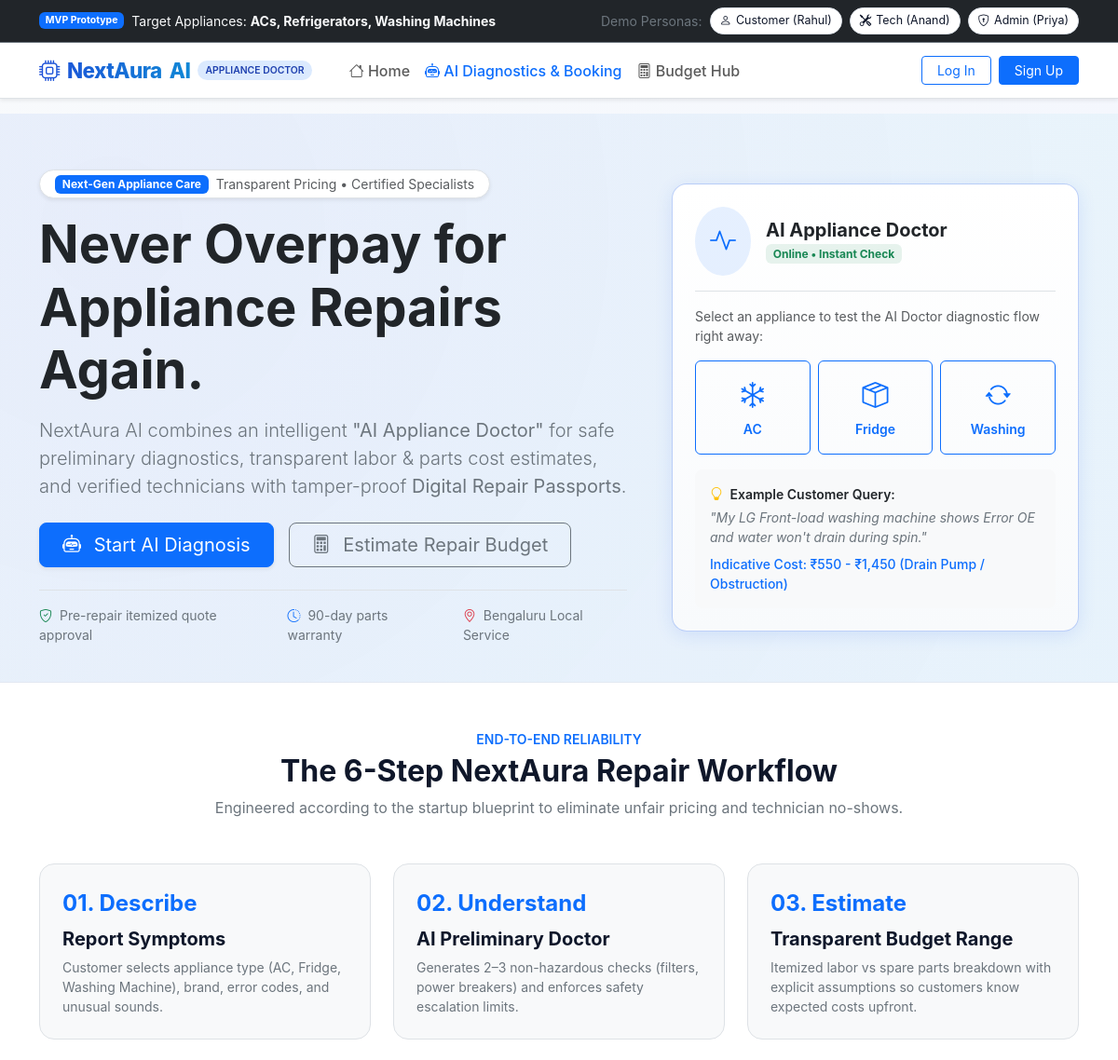
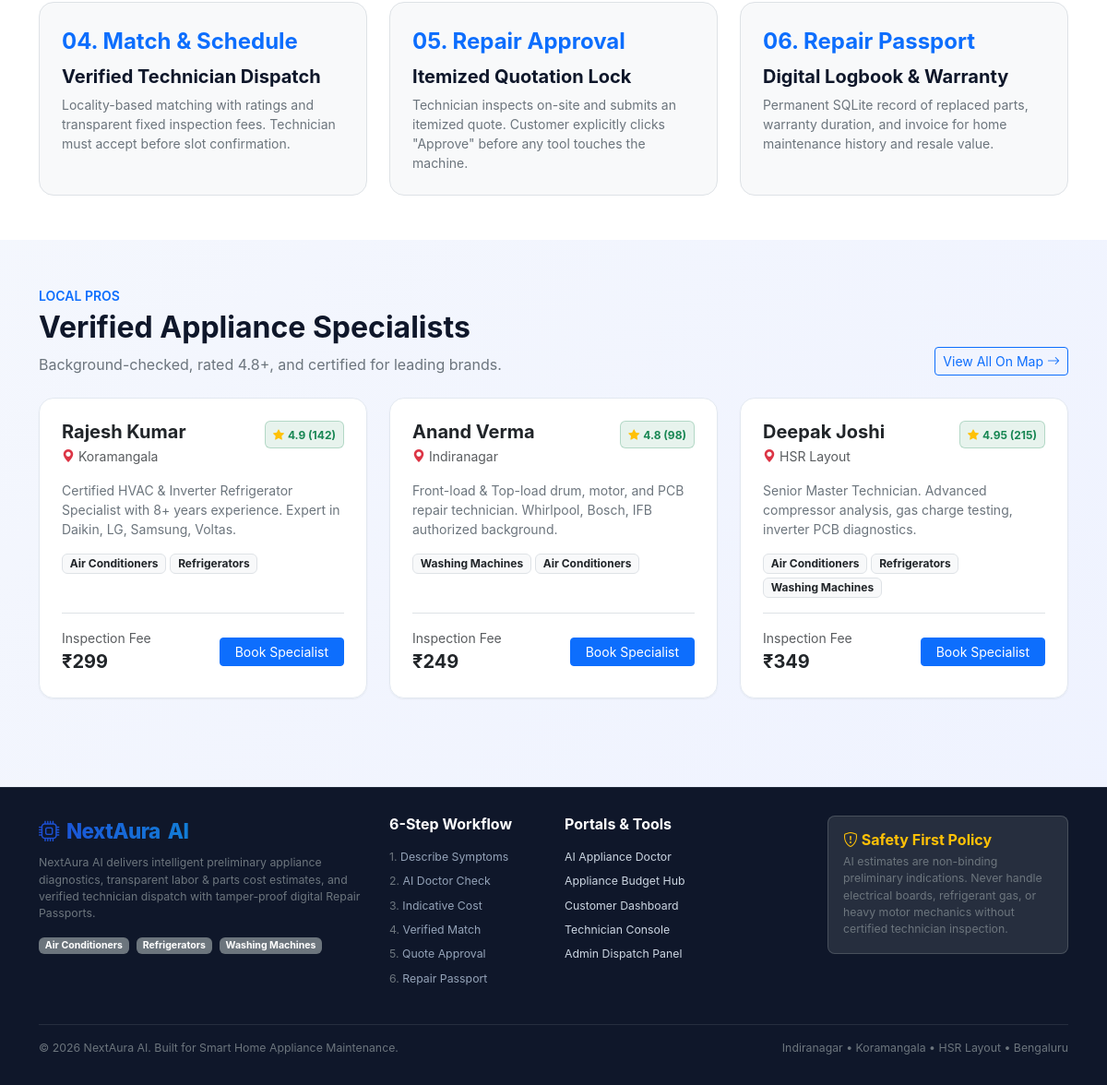
The page / on the database its author committed (2 pictures, top to bottom).
### tables this page shows
CREATE TABLE technicians (
    id INTEGER PRIMARY KEY AUTOINCREMENT,
    user_id INTEGER UNIQUE NOT NULL,
    specialties TEXT NOT NULL, -- comma separated e.g. "Air Conditioners, Refrigerators"
    experience_years INTEGER NOT NULL DEFAULT 5,
    rating REAL NOT NULL DEFAULT 4.8,
    reviews_count INTEGER NOT NULL DEFAULT 24,
    jobs_completed INTEGER NOT NULL DEFAULT 89,
    base_inspection_fee REAL NOT NULL DEFAULT 299.00,
    hourly_rate REAL NOT NULL DEFAULT 450.00,
    verified INTEGER NOT NULL DEFAULT 1 CHECK(verified IN (0, 1)),
    latitude REAL NOT NULL DEFAULT 12.9716,
    longitude REAL NOT NULL DEFAULT 77.5946,
    locality TEXT NOT NULL DEFAULT 'Indiranagar',
    bio TEXT,
    FOREIGN KEY(user_id) REFERENCES users(id) ON DELETE CASCADE
);

CREATE TABLE users (
    id INTEGER PRIMARY KEY AUTOINCREMENT,
    email TEXT UNIQUE NOT NULL,
    password_hash TEXT NOT NULL,
    full_name TEXT NOT NULL,
    phone TEXT NOT NULL,
    role TEXT NOT NULL CHECK(role IN ('customer', 'technician', 'admin')),
    address TEXT,
    locality TEXT DEFAULT 'Indiranagar',
    created_at TIMESTAMP DEFAULT CURRENT_TIMESTAMP
);

### app.py (the view)
@app.route("/")
def index():
    conn = get_db()
    cursor = conn.cursor()
    cursor.execute("""
        SELECT t.*, u.full_name, u.phone, u.locality
        FROM technicians t
        JOIN users u ON t.user_id = u.id
        WHERE t.verified = 1
        LIMIT 6
    """)
    featured_technicians = cursor.fetchall()
    cursor.execute("SELECT COUNT(*) FROM bookings WHERE status = 'completed'")
    completed_jobs_count = cursor.fetchone()[0] or 148
    conn.close()
    return render_template("index.html",
                           technicians=featured_technicians,
                           completed_jobs_count=completed_jobs_count)

### templates/index.html (shortened to what this page needs)
{% extends "base.html" %}
{% block content %}
<section class="hero-banner">
  <div class="container">
    <div class="row align-items-center g-5">
      <div class="col-lg-7">
        <div class="d-inline-flex align-items-center gap-2 px-3 py-1 rounded-pill bg-white border shadow-sm mb-3">
          <span class="badge bg-primary">Next-Gen Appliance Care</span>
          <span class="small text-muted">Transparent Pricing • Certified Specialists</span>
        </div>
        <h1 class="display-4 fw-bold text-dark mb-3">
          Never Overpay for Appliance Repairs Again.
        </h1>
        <p class="lead text-secondary mb-4">
          NextAura AI combines an intelligent <strong>"AI Appliance Doctor"</strong> for safe preliminary diagnostics, transparent labor & parts cost estimates, and verified technicians with tamper-proof <strong>Digital Repair Passports</strong>.
        </p>
        <div class="d-flex flex-wrap gap-3">
          <a href="{{ url_for('diagnose_page') }}" class="btn btn-primary btn-lg px-4 shadow-sm">
            <i class="bi bi-robot me-2"></i> Start AI Diagnosis
          </a>
          <a href="{{ url_for('budget_calculator') }}" class="btn btn-outline-secondary btn-lg px-4">
            <i class="bi bi-calculator me-2"></i> Estimate Repair Budget
          </a>
        </div>
        <div class="mt-4 pt-3 border-top d-flex gap-4 small text-secondary">
          <div><i class="bi bi-shield-check text-success me-1"></i> Pre-repair itemized quote approval</div>
          <div><i class="bi bi-clock-history text-primary me-1"></i> 90-day parts warranty</div>
          <div><i class="bi bi-geo-alt text-danger me-1"></i> Bengaluru Local Service</div>
        </div>
      </div>
      <div class="col-lg-5">
        <div class="card aura-card p-4 ai-doctor-glow">
          <div class="d-flex align-items-center gap-3 mb-3 pb-3 border-bottom">
            <div class="rounded-circle bg-primary bg-opacity-10 p-3 text-primary fs-3">
              <i class="bi bi-activity"></i>
            </div>
            <div>
              <h5 class="mb-0 fw-bold">AI Appliance Doctor</h5>
              <span class="badge bg-success bg-opacity-10 text-success">Online • Instant Check</span>
            </div>
          </div>
          <p class="small text-muted mb-3">
            Select an appliance to test the AI Doctor diagnostic flow right away:
          </p>
          <div class="row g-2 mb-3">
            <div class="col-4">
              <a href="{{ url_for('diagnose_page') }}" class="btn btn-outline-primary w-100 py-3 text-center d-flex flex-column align-items-center">
                <i class="bi bi-snow fs-3 mb-1"></i>
                <span class="small fw-semibold">AC</span>
              </a>
            </div>
            <div class="col-4">
              <a href="{{ url_for('diagnose_page') }}" class="btn btn-outline-primary w-100 py-3 text-center d-flex flex-column align-items-center">
                <i class="bi bi-box-seam fs-3 mb-1"></i>
                <span class="small fw-semibold">Fridge</span>
              </a>
            </div>
            <div class="col-4">
              <a href="{{ url_for('diagnose_page') }}" class="btn btn-outline-primary w-100 py-3 text-center d-flex flex-column align-items-center">
                <i class="bi bi-arrow-repeat fs-3 mb-1"></i>
                <span class="small fw-semibold">Washing</span>
              </a>
            </div>
          </div>
          <div class="p-3 bg-light rounded-3 small">
            <div class="fw-semibold text-dark mb-1"><i class="bi bi-lightbulb text-warning me-1"></i> Example Customer Query:</div>
            <em class="text-secondary">"My LG Front-load washing machine shows Error OE and water won't drain during spin."</em>
            <div class="mt-2 text-primary fw-medium">Indicative Cost: ₹550 - ₹1,450 (Drain Pump / Obstruction)</div>
          </div>
        </div>
      </div>
    </div>
  </div>
</section>
<section class="py-5 bg-white">
  <div class="container">
    <div class="text-center max-w-700 mx-auto mb-5">
      <span class="text-primary fw-semibold small text-uppercase">End-to-End Reliability</span>
      <h2 class="fw-bold mt-1">The 6-Step NextAura Repair Workflow</h2>
      <p class="text-secondary">Engineered according to the startup blueprint to eliminate unfair pricing and technician no-shows.</p>
    </div>
    <div class="row g-4">
      <div class="col-md-4 col-sm-6">
        <div class="p-4 rounded-4 border bg-light h-100">
          <div class="text-primary fw-bold fs-4 mb-2">01. Describe</div>
          <h5 class="fw-bold">Report Symptoms</h5>
          <p class="small text-secondary mb-0">Customer selects appliance type (AC, Fridge, Washing Machine), brand, error codes, and unusual sounds.</p>
        </div>
      </div>
      <div class="col-md-4 col-sm-6">
        <div class="p-4 rounded-4 border bg-light h-100">
          <div class="text-primary fw-bold fs-4 mb-2">02. Understand</div>
          <h5 class="fw-bold">AI Preliminary Doctor</h5>
          <p class="small text-secondary mb-0">Generates 2–3 non-hazardous checks (filters, power breakers) and enforces safety escalation limits.</p>
        </div>
      </div>
      <div class="col-md-4 col-sm-6">
        <div class="p-4 rounded-4 border bg-light h-100">
          <div class="text-primary fw-bold fs-4 mb-2">03. Estimate</div>
          <h5 class="fw-bold">Transparent Budget Range</h5>
          <p class="small text-secondary mb-0">Itemized labor vs spare parts breakdown with explicit assumptions so customers know expected costs upfront.</p>
        </div>
      </div>
      <div class="col-md-4 col-sm-6">
        <div class="p-4 rounded-4 border bg-light h-100">
          <div class="text-primary fw-bold fs-4 mb-2">04. Match & Schedule</div>
          <h5 class="fw-bold">Verified Technician Dispatch</h5>
          <p class="small text-secondary mb-0">Locality-based matching with ratings and transparent fixed inspection fees. Technician must accept before slot confirmation.</p>
        </div>
      </div>
      <div class="col-md-4 col-sm-6">
        <div class="p-4 rounded-4 border bg-light h-100">
          <div class="text-primary fw-bold fs-4 mb-2">05. Repair Approval</div>
          <h5 class="fw-bold">Itemized Quotation Lock</h5>
          <p class="small text-secondary mb-0">Technician inspects on-site and submits an itemized quote. Customer explicitly clicks "Approve" before any tool touches the machine.</p>
        </div>
      </div>
      <div class="col-md-4 col-sm-6">
        <div class="p-4 rounded-4 border bg-light h-100">
          <div class="text-primary fw-bold fs-4 mb-2">06. Repair Passport</div>
          <h5 class="fw-bold">Digital Logbook & Warranty</h5>
          <p class="small text-secondary mb-0">Permanent SQLite record of replaced parts, warranty duration, and invoice for home maintenance history and resale value.</p>
        </div>
      </div>
    </div>
  </div>
</section>
<section class="py-5">
  <div class="container">
    <div class="d-flex flex-wrap justify-content-between align-items-end mb-4">
      <div>
        <span class="text-primary fw-semibold small text-uppercase">Local Pros</span>
        <h2 class="fw-bold mt-1">Verified Appliance Specialists</h2>
        <p class="text-secondary mb-0">Background-checked, rated 4.8+, and certified for leading brands.</p>
      </div>
      <a href="{{ url_for('diagnose_page') }}" class="btn btn-outline-primary btn-sm">View All On Map <i class="bi bi-arrow-right"></i></a>
    </div>
    <div class="row g-4">
      {% for t in technicians %}
      <div class="col-lg-4 col-md-6">
        <div class="card aura-card p-4 h-100">
          <div class="d-flex justify-content-between align-items-start mb-3">
            <div>
              <h5 class="fw-bold mb-1">{{ t.full_name }}</h5>
              <div class="text-muted small"><i class="bi bi-geo-alt-fill text-danger me-1"></i>{{ t.locality }}</div>
            </div>
            <span class="badge bg-success bg-opacity-10 text-success border border-success border-opacity-25 py-2 px-2">
              <i class="bi bi-star-fill text-warning me-1"></i>{{ t.rating }} ({{ t.reviews_count }})
            </span>
          </div>
          <p class="small text-secondary mb-3">{{ t.bio }}</p>
          <div class="d-flex flex-wrap gap-1 mb-3">
            {% for s in t.specialties.split(',') %}
              <span class="badge bg-light text-dark border">{{ s.strip() }}</span>
            {% endfor %}
          </div>
          <div class="mt-auto pt-3 border-top d-flex justify-content-between align-items-center">
            <div>
              <div class="text-muted small">Inspection Fee</div>
              <div class="fw-bold text-dark fs-5">₹{{ "%.0f"|format(t.base_inspection_fee) }}</div>
            </div>
            <a href="{{ url_for('diagnose_page') }}" class="btn btn-primary btn-sm px-3">
              Book Specialist
            </a>
          </div>
        </div>
      </div>
      {% endfor %}
    </div>
  </div>
</section>
{% endblock %}

### rows shown on the page
technicians: full_name "Rajesh Kumar", locality "Koramangala", rating "4.9", reviews_count "142", bio "Certified HVAC & Inverter Refrigerator Specialist with 8+ years experience. Expert in Daikin, LG, Samsung, Voltas.", strip "Air Conditioners" "Refrigerators", base_inspection_fee "299"
technicians: full_name "Anand Verma", locality "Indiranagar", rating "4.8", reviews_count "98", bio "Front-load & Top-load drum, motor, and PCB repair technician. Whirlpool, Bosch, IFB authorized background.", strip "Washing Machines" "Air Conditioners", base_inspection_fee "249"
technicians: full_name "Deepak Joshi", locality "HSR Layout", rating "4.95", reviews_count "215", bio "Senior Master Technician. Advanced compressor analysis, gas charge testing, inverter PCB diagnostics.", strip "Air Conditioners" "Refrigerators" "Washing Machines", base_inspection_fee "349"
